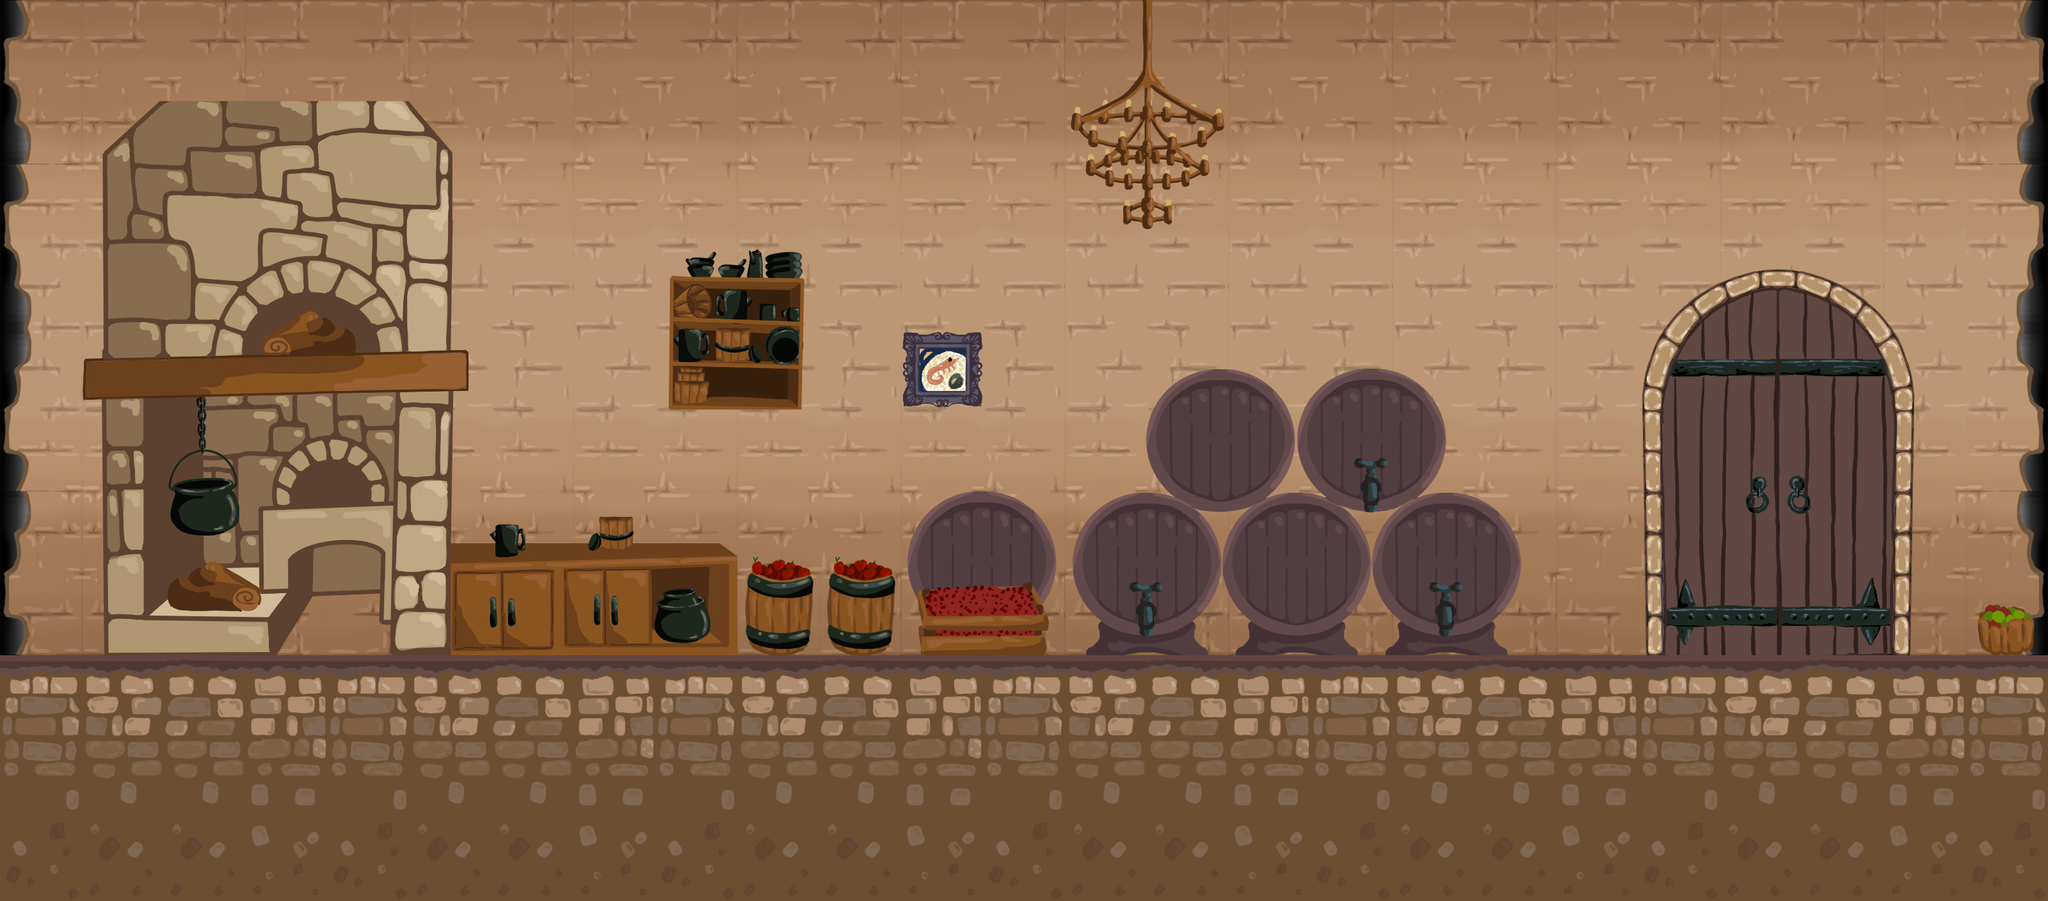

A level layout from a 2D game, rendered from its tile map. Below: a short description, then the map file with tile-grid data replaced by summaries:
An orthogonal 25x11 tile map with 128x128 px tiles, 5 tile layers (Muro, Suelo, Puerta, Decoración2, ...), 6 tilesets and 8 objects (Key, Player, PlayerSpawns).

<map version="1.10" tiledversion="1.11.2" orientation="orthogonal" renderorder="right-down" width="25" height="11" tilewidth="128" tileheight="128" infinite="0" nextlayerid="21" nextobjectid="56">
 <tileset firstgid="1" name="Atlas_Pasillo_01" tilewidth="128" tileheight="128" tilecount="64" columns="8">
  <image source="Castle/Interior/Atlas_Pasillo_01.png" width="1024" height="1024" />
 </tileset>
 <tileset firstgid="65" name="Atlas_Pasillo_02" tilewidth="128" tileheight="128" tilecount="64" columns="8">
  <image source="Castle/Interior/Atlas_Pasillo_02.png" width="1024" height="1024" />
 </tileset>
 <tileset firstgid="129" name="Atlas_Cocina_01" tilewidth="128" tileheight="128" tilecount="64" columns="8">
  <image source="Castle/Interior/Atlas_Cocina_01.png" width="1024" height="1024" />
 </tileset>
 <tileset firstgid="193" name="Atlas_Castillo_Extra_01" tilewidth="128" tileheight="128" tilecount="64" columns="8">
  <image source="Castle/Interior/Atlas_Castillo_Extra_01.png" width="1024" height="1024" />
 </tileset>
 <tileset firstgid="257" name="Atlas_Hab_01" tilewidth="128" tileheight="128" tilecount="64" columns="8">
  <image source="Castle/Interior/Atlas_Hab_01.png" width="1024" height="1024" />
 </tileset>
 <tileset firstgid="321" name="Atlas_cuadros" tilewidth="128" tileheight="128" tilecount="64" columns="8">
  <image source="Castle/Interior/Atlas_cuadros.png" width="1024" height="1024" />
 </tileset>
 <layer id="1" name="Muro" width="25" height="11">
  <properties>
   <property name="Draw" type="bool" value="true" />
  </properties>
  <data>[275 cells, 200 non-empty, 14 distinct tile ids]</data>
 </layer>
 <layer id="17" name="Suelo" width="25" height="11">
  <properties>
   <property name="Draw" type="bool" value="true" />
  </properties>
  <data>[275 cells, 100 non-empty, 11 distinct tile ids]</data>
 </layer>
 <layer id="18" name="Puerta" width="25" height="11">
  <properties>
   <property name="Draw" type="bool" value="true" />
  </properties>
  <data>[275 cells, 20 non-empty, 20 distinct tile ids]</data>
 </layer>
 <layer id="20" name="Decoración2" width="25" height="11">
  <data>[275 cells, 4 non-empty, 4 distinct tile ids]</data>
 </layer>
 <layer id="19" name="Decoración" width="25" height="11">
  <properties>
   <property name="Draw" type="bool" value="true" />
  </properties>
  <data>[275 cells, 84 non-empty, 82 distinct tile ids]</data>
 </layer>
 <objectgroup id="3" name="Door">
  <properties>
   <property name="Door" type="bool" value="true" />
   <property name="Sensor" type="bool" value="true" />
   <property name="Square" type="bool" value="true" />
  </properties>
  <object id="3" x="2566.11" y="405.136" width="425.576" height="618.727">
   <properties>
    <property name="TeleportTo" type="file" value="Castle_Inside.tmx" />
   </properties>
  </object>
 </objectgroup>
 <objectgroup id="2" name="Ground">
  <properties>
   <property name="Ground" type="bool" value="true" />
   <property name="Square" type="bool" value="true" />
  </properties>
  <object id="2" x="0" y="1024" width="3201.33" height="384" />
 </objectgroup>
 <objectgroup id="5" name="Wall">
  <properties>
   <property name="Square" type="bool" value="true" />
   <property name="Wall" type="bool" value="true" />
  </properties>
  <object id="16" x="3200" y="0" width="128" height="1024" />
  <object id="17" x="-128" y="0" width="128" height="1024" />
 </objectgroup>
 <objectgroup id="6" name="Ceiling">
  <properties>
   <property name="Ceiling" type="bool" value="true" />
   <property name="Square" type="bool" value="true" />
  </properties>
  <object id="18" x="0" y="-128" width="3200" height="128" />
 </objectgroup>
 <objectgroup id="4" name="EntitiesSpawnPoints">
  <object id="20" name="Key" type="Key" x="889.652" y="722.53">
   <properties>
    <property name="KeyRegion" value="Castle" />
   </properties>
   <point />
  </object>
  <object id="22" name="Player" type="Player" x="2757.58" y="863.636">
   <point />
  </object>
 </objectgroup>
 <objectgroup id="8" name="PlayerSpawns">
  <properties>
   <property name="PlayerSpawns" type="bool" value="true" />
  </properties>
  <object id="21" name="PlayerSpawns" x="2763.76" y="862.667">
   <properties>
    <property name="FromRoom" type="file" value="Castle_Inside.tmx" />
   </properties>
   <point />
  </object>
 </objectgroup>
</map>
